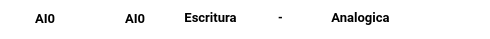
<?xml version="1.0" encoding="UTF-8"?>
<ui version="4.0">
 <class>VariableWidget</class>
 <widget class="QWidget" name="VariableWidget">
  <property name="geometry">
   <rect>
    <x>0</x>
    <y>0</y>
    <width>490</width>
    <height>39</height>
   </rect>
  </property>
  <property name="minimumSize">
   <size>
    <width>150</width>
    <height>25</height>
   </size>
  </property>
  <property name="windowTitle">
   <string>Form</string>
  </property>
  <widget class="QFrame" name="MainFrame">
   <property name="geometry">
    <rect>
     <x>0</x>
     <y>0</y>
     <width>491</width>
     <height>41</height>
    </rect>
   </property>
   <property name="minimumSize">
    <size>
     <width>150</width>
     <height>25</height>
    </size>
   </property>
   <property name="maximumSize">
    <size>
     <width>16666</width>
     <height>166672</height>
    </size>
   </property>
   <property name="styleSheet">
    <string notr="true">background-color: rgb(255, 255, 255);</string>
   </property>
   <property name="frameShape">
    <enum>QFrame::Panel</enum>
   </property>
   <property name="frameShadow">
    <enum>QFrame::Raised</enum>
   </property>
   <property name="lineWidth">
    <number>1</number>
   </property>
   <widget class="QScrollArea" name="lblNombreScroll">
    <property name="geometry">
     <rect>
      <x>0</x>
      <y>5</y>
      <width>90</width>
      <height>25</height>
     </rect>
    </property>
    <property name="minimumSize">
     <size>
      <width>65</width>
      <height>20</height>
     </size>
    </property>
    <property name="maximumSize">
     <size>
      <width>100</width>
      <height>25</height>
     </size>
    </property>
    <property name="frameShape">
     <enum>QFrame::NoFrame</enum>
    </property>
    <property name="frameShadow">
     <enum>QFrame::Plain</enum>
    </property>
    <property name="lineWidth">
     <number>0</number>
    </property>
    <property name="verticalScrollBarPolicy">
     <enum>Qt::ScrollBarAsNeeded</enum>
    </property>
    <property name="horizontalScrollBarPolicy">
     <enum>Qt::ScrollBarAlwaysOff</enum>
    </property>
    <property name="widgetResizable">
     <bool>true</bool>
    </property>
    <widget class="QWidget" name="ScrollNombreLayout">
     <property name="geometry">
      <rect>
       <x>0</x>
       <y>0</y>
       <width>90</width>
       <height>25</height>
      </rect>
     </property>
     <layout class="QVBoxLayout">
      <property name="spacing">
       <number>0</number>
      </property>
      <property name="leftMargin">
       <number>0</number>
      </property>
      <property name="topMargin">
       <number>0</number>
      </property>
      <property name="rightMargin">
       <number>0</number>
      </property>
      <property name="bottomMargin">
       <number>0</number>
      </property>
      <item>
       <widget class="QLabel" name="lblNombre">
        <property name="maximumSize">
         <size>
          <width>16666672</width>
          <height>16666672</height>
         </size>
        </property>
        <property name="font">
         <font>
          <family>Roboto</family>
          <pointsize>10</pointsize>
          <weight>75</weight>
          <bold>true</bold>
         </font>
        </property>
        <property name="lineWidth">
         <number>0</number>
        </property>
        <property name="text">
         <string>AI0</string>
        </property>
        <property name="alignment">
         <set>Qt::AlignHCenter|Qt::AlignTop</set>
        </property>
        <property name="wordWrap">
         <bool>true</bool>
        </property>
        <property name="margin">
         <number>0</number>
        </property>
        <property name="indent">
         <number>5</number>
        </property>
       </widget>
      </item>
     </layout>
    </widget>
   </widget>
   <widget class="QLabel" name="lblTipo">
    <property name="geometry">
     <rect>
      <x>180</x>
      <y>5</y>
      <width>61</width>
      <height>20</height>
     </rect>
    </property>
    <property name="font">
     <font>
      <family>Roboto</family>
      <pointsize>10</pointsize>
      <weight>75</weight>
      <bold>true</bold>
     </font>
    </property>
    <property name="styleSheet">
     <string notr="true">padding-top:5px;</string>
    </property>
    <property name="lineWidth">
     <number>0</number>
    </property>
    <property name="text">
     <string>Escritura</string>
    </property>
    <property name="alignment">
     <set>Qt::AlignCenter</set>
    </property>
    <property name="indent">
     <number>-1</number>
    </property>
   </widget>
   <widget class="QLabel" name="lblColor">
    <property name="geometry">
     <rect>
      <x>250</x>
      <y>5</y>
      <width>61</width>
      <height>20</height>
     </rect>
    </property>
    <property name="font">
     <font>
      <family>Roboto</family>
      <pointsize>9</pointsize>
      <weight>75</weight>
      <bold>true</bold>
     </font>
    </property>
    <property name="styleSheet">
     <string notr="true">padding-top:5px;</string>
    </property>
    <property name="lineWidth">
     <number>0</number>
    </property>
    <property name="text">
     <string>-</string>
    </property>
    <property name="alignment">
     <set>Qt::AlignCenter</set>
    </property>
    <property name="indent">
     <number>-1</number>
    </property>
   </widget>
   <widget class="QLabel" name="lblSel">
    <property name="geometry">
     <rect>
      <x>325</x>
      <y>5</y>
      <width>71</width>
      <height>20</height>
     </rect>
    </property>
    <property name="font">
     <font>
      <family>Roboto</family>
      <pointsize>10</pointsize>
      <weight>75</weight>
      <bold>true</bold>
     </font>
    </property>
    <property name="styleSheet">
     <string notr="true">padding-top:5px;</string>
    </property>
    <property name="lineWidth">
     <number>0</number>
    </property>
    <property name="text">
     <string>Analogica</string>
    </property>
    <property name="alignment">
     <set>Qt::AlignCenter</set>
    </property>
    <property name="indent">
     <number>-1</number>
    </property>
   </widget>
   <widget class="QPushButton" name="btnAgregar_2">
    <property name="geometry">
     <rect>
      <x>415</x>
      <y>0</y>
      <width>32</width>
      <height>32</height>
     </rect>
    </property>
    <property name="sizePolicy">
     <sizepolicy hsizetype="Fixed" vsizetype="Fixed">
      <horstretch>0</horstretch>
      <verstretch>0</verstretch>
     </sizepolicy>
    </property>
    <property name="minimumSize">
     <size>
      <width>32</width>
      <height>32</height>
     </size>
    </property>
    <property name="maximumSize">
     <size>
      <width>32</width>
      <height>32</height>
     </size>
    </property>
    <property name="font">
     <font>
      <family>Roboto</family>
      <pointsize>11</pointsize>
      <weight>75</weight>
      <bold>true</bold>
     </font>
    </property>
    <property name="styleSheet">
     <string notr="true"/>
    </property>
    <property name="text">
     <string/>
    </property>
    <property name="icon">
     <iconset resource="../../resources/resources.qrc">
      <normaloff>:/source/img/Editar-SM.png</normaloff>:/source/img/Editar-SM.png</iconset>
    </property>
    <property name="iconSize">
     <size>
      <width>24</width>
      <height>24</height>
     </size>
    </property>
    <property name="shortcut">
     <string notr="true"/>
    </property>
    <property name="checkable">
     <bool>false</bool>
    </property>
    <property name="flat">
     <bool>true</bool>
    </property>
   </widget>
   <widget class="QPushButton" name="btnAgregar_3">
    <property name="geometry">
     <rect>
      <x>445</x>
      <y>0</y>
      <width>32</width>
      <height>32</height>
     </rect>
    </property>
    <property name="sizePolicy">
     <sizepolicy hsizetype="Fixed" vsizetype="Fixed">
      <horstretch>0</horstretch>
      <verstretch>0</verstretch>
     </sizepolicy>
    </property>
    <property name="minimumSize">
     <size>
      <width>32</width>
      <height>32</height>
     </size>
    </property>
    <property name="maximumSize">
     <size>
      <width>32</width>
      <height>32</height>
     </size>
    </property>
    <property name="font">
     <font>
      <family>Roboto</family>
      <pointsize>11</pointsize>
      <weight>75</weight>
      <bold>true</bold>
     </font>
    </property>
    <property name="styleSheet">
     <string notr="true"/>
    </property>
    <property name="text">
     <string/>
    </property>
    <property name="icon">
     <iconset resource="../../resources/resources.qrc">
      <normaloff>:/source/img/Eliminar-SM.png</normaloff>:/source/img/Eliminar-SM.png</iconset>
    </property>
    <property name="iconSize">
     <size>
      <width>24</width>
      <height>24</height>
     </size>
    </property>
    <property name="shortcut">
     <string notr="true"/>
    </property>
    <property name="checkable">
     <bool>false</bool>
    </property>
    <property name="flat">
     <bool>true</bool>
    </property>
   </widget>
   <widget class="QScrollArea" name="lblVariableScroll">
    <property name="geometry">
     <rect>
      <x>90</x>
      <y>5</y>
      <width>90</width>
      <height>25</height>
     </rect>
    </property>
    <property name="minimumSize">
     <size>
      <width>65</width>
      <height>20</height>
     </size>
    </property>
    <property name="maximumSize">
     <size>
      <width>100</width>
      <height>25</height>
     </size>
    </property>
    <property name="frameShape">
     <enum>QFrame::NoFrame</enum>
    </property>
    <property name="frameShadow">
     <enum>QFrame::Plain</enum>
    </property>
    <property name="lineWidth">
     <number>0</number>
    </property>
    <property name="verticalScrollBarPolicy">
     <enum>Qt::ScrollBarAsNeeded</enum>
    </property>
    <property name="horizontalScrollBarPolicy">
     <enum>Qt::ScrollBarAlwaysOff</enum>
    </property>
    <property name="widgetResizable">
     <bool>true</bool>
    </property>
    <widget class="QWidget" name="ScrollVariableLayout">
     <property name="geometry">
      <rect>
       <x>0</x>
       <y>0</y>
       <width>90</width>
       <height>25</height>
      </rect>
     </property>
     <layout class="QVBoxLayout" name="_2">
      <property name="spacing">
       <number>0</number>
      </property>
      <property name="leftMargin">
       <number>0</number>
      </property>
      <property name="topMargin">
       <number>0</number>
      </property>
      <property name="rightMargin">
       <number>0</number>
      </property>
      <property name="bottomMargin">
       <number>0</number>
      </property>
      <item>
       <widget class="QLabel" name="lblVariable">
        <property name="maximumSize">
         <size>
          <width>16666672</width>
          <height>16666672</height>
         </size>
        </property>
        <property name="font">
         <font>
          <family>Roboto</family>
          <pointsize>10</pointsize>
          <weight>75</weight>
          <bold>true</bold>
         </font>
        </property>
        <property name="lineWidth">
         <number>0</number>
        </property>
        <property name="text">
         <string>AI0</string>
        </property>
        <property name="alignment">
         <set>Qt::AlignHCenter|Qt::AlignTop</set>
        </property>
        <property name="wordWrap">
         <bool>true</bool>
        </property>
        <property name="margin">
         <number>0</number>
        </property>
        <property name="indent">
         <number>5</number>
        </property>
       </widget>
      </item>
     </layout>
    </widget>
   </widget>
  </widget>
 </widget>
 <resources>
  <include location="../../resources/resources.qrc"/>
 </resources>
 <connections/>
</ui>
